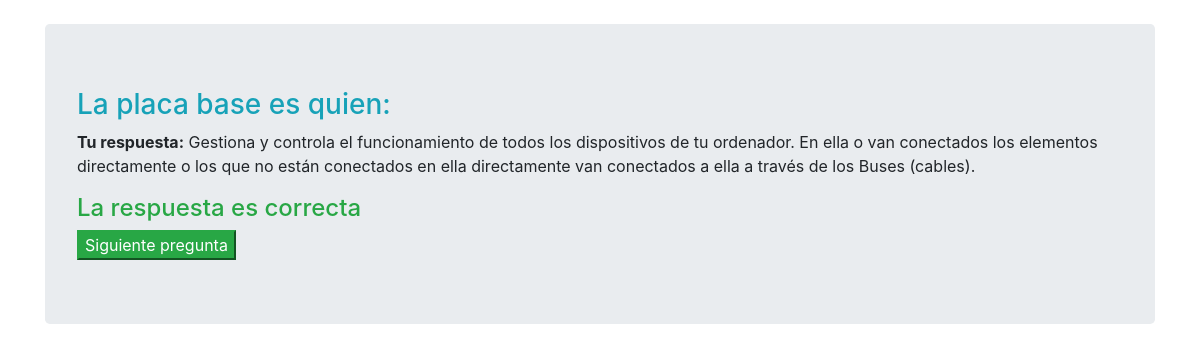
Screenshot of /resultado/467 with the database file from the repository.
### Quiz/models.py (models this page shows, shortened)
class PreguntasRespondidas(models.Model):
	quizUser = models.ForeignKey(QuizUsuario, on_delete=models.CASCADE, related_name='intentos')
	nombreUser = models.ForeignKey(QuizUsuario, on_delete=models.CASCADE, related_name='intentos_username', null=True)
	pregunta = models.ForeignKey(Pregunta, on_delete=models.CASCADE, related_name='texto_pregunta')
	respuesta = models.ForeignKey(ElegirRespuesta, on_delete=models.CASCADE, null=True)
	dificultad = models.IntegerField(verbose_name='Dificultad de la pregunta', null=True)
	uso_ayuda = models.BooleanField(verbose_name='¿Utilizo ayuda?', default=False)
	tiempo_pregunta = models.IntegerField(verbose_name='Tiempo que de la pregunta', null=True)
	correcta  = models.BooleanField(verbose_name='¿Es esta la respuesta correcta?', default=False)
	puntaje_obtenido = models.DecimalField(verbose_name='Puntaje Obtenido', default=0, decimal_places=2, max_digits=6)

class Pregunta(models.Model):
	NUMER_DE_RESPUESTAS_PERMITIDAS = 1
	texto = models.TextField(verbose_name='Texto de la pregunta')
	dificultad = models.IntegerField(verbose_name='Dificultad pregunta', null=True)
	max_puntaje = models.DecimalField(verbose_name='Maximo Puntaje', default=3, decimal_places=2, max_digits=6)
	tipo = models.TextField(verbose_name='Tipo de pregunta')
	unidad = models.IntegerField(verbose_name='Unidad a la que pertenece')
	bimestre_activo = models.BooleanField(default=True)

class ElegirRespuesta(models.Model):
	MAXIMO_RESPUESTA = 3
	MINIMO_RESPUESTA = 2
	pregunta = models.ForeignKey(Pregunta, related_name='opciones', on_delete=models.CASCADE)
	correcta = models.BooleanField(verbose_name='¿Es esta la pregunta correcta?', default=False)
	texto = models.TextField(verbose_name='Texto de la respuesta')

### Quiz/views.py (the view)
# urls.py: path('resultado/<int:pregunta_respondida_pk>', resultado, name='resultado'),
def resultado(request, pregunta_respondida_pk):
	respondida = get_object_or_404(PreguntasRespondidas, pk=pregunta_respondida_pk)
	context = {
		'respondida':respondida
	}
	return render(request, 'play/resultado.html', context)

### template/play/resultado.html (shortened to what this page needs)
{% extends 'base.html' %}
{% load static %}
{% block contenido %}
<div class="container">
	<div class="jumbotron my-4">
		<h3 class="text-info">{{respondida.pregunta.texto|safe}}</h3>
		<p>
			<strong>Tu respuesta:</strong>
			{{respondida.respuesta.texto|safe}}
		</p>
	{% if respondida.respuesta.correcta %}
		<h4 class="text-success">La respuesta es correcta</h4>
	{% endif %}
	<a href="{% url 'jugar' %}">
		<button class="btn-success">
			Siguiente pregunta
		</button>
	</a>
	</div>
</div>
{% endblock %}

### rows the page displays
PreguntasRespondidas: pregunta.texto "La placa base es quien:", respuesta.texto "Gestiona y controla el funcionamiento de todos los dispositivos de tu ordenador. En ella o van conectados los elementos directamente o los que no están conectados en ella directamente van conectados a ella a través de los Buses (cables)."
